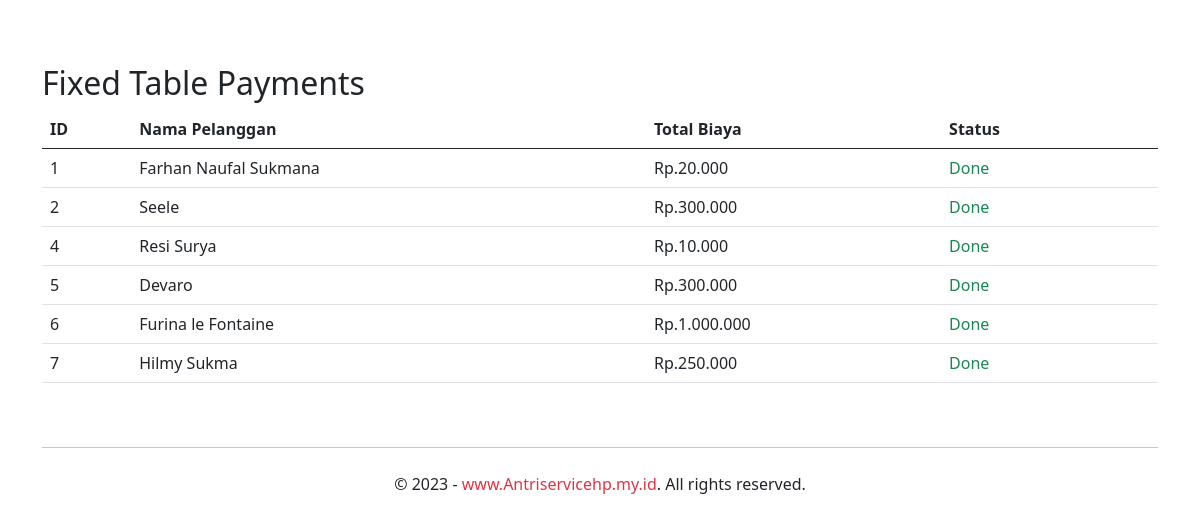
Page /Fixed-table/fixed_service_table.php on the committed database.
### tables this page shows
CREATE TABLE `service_table` (
  `id` int(11) NOT NULL,
  `nomor` varchar(50) NOT NULL,
  `nama` varchar(50) NOT NULL,
  `merek` varchar(50) NOT NULL,
  `tipe` varchar(50) NOT NULL,
  `masalah` varchar(500) NOT NULL,
  `tanggal` date NOT NULL,
  `biaya` varchar(500) NOT NULL,
  `status` varchar(500) NOT NULL
);

### Fixed-table/fixed_service_table.php (the view, shortened to what this page needs)
<html>
<head>
    <link href="https://cdn.jsdelivr.net/npm/bootstrap@5.0.1/dist/css/bootstrap.min.css" rel="stylesheet">
</head>
<body>
    <a href="../Antrian-sistem/index.php" class="btn btn-square btn-turquoise btn-medium"><i class="fas fa-arrow-left"></i></a>
    <div class="container">
        <h2>Fixed Table Payments</h2>
        <table class="table">
            <thead class="thead-dark">
                <tr>
                    <th>ID</th>
                    <th>Nama Pelanggan</th>
                    <th>Total Biaya</th>
                    <th>Status</th>
                    <th></th>
                </tr>
            </thead>
            <tbody>
                <?php
                include "koneksidb.php";
                $sql= "SELECT * FROM service_table";
                $result = mysqli_query($conn, $sql);
                if (mysqli_num_rows($result) > 0) {
                    while ($row = mysqli_fetch_assoc($result)) {
                        $status = $row['status'] ? 'Done' : 'Not Done';
                        $statusClass = $row['status'] ? 'text-success' : 'text-danger';
                        echo "<tr>";
                        echo "<td>" . $row['id'] . "</td>";
                        echo "<td>" . $row['nama'] . "</td>";
                        echo "<td>Rp." . $row['biaya'] . "</td>";
                        echo "<td class='" . $statusClass . "'>" . $status . "</td>";
                        echo "<td>";
                        echo "</td>";
                        echo "</tr>";
                    }
                } else {
                    echo "<tr><td colspan='5'>No payments found.</td></tr>";
                }
                ?>
            </tbody>
        </table>
    </div>
      <footer class="footer mt-auto py-4">
        <div class="container">
          <hr class="my-4">
          <div class="copyright text-center mb-2 mb-md-0">
            &copy; 2023 - <a href="www.Antriservicehp.my.id" target="_blank" class="text-danger text-decoration-none">www.Antriservicehp.my.id</a>. All rights reserved.
          </div>
        </div>
      </footer>
  </body>
</html>

### Fixed-table/fixed_service_table.php (style rules this page uses)
body { padding-top: 50px; }

### rows in the picture
service_table: id "1", nama "Farhan Naufal Sukmana", biaya "20.000", status "Done"
service_table: id "2", nama "Seele", biaya "300.000", status "Done"
service_table: id "4", nama "Resi Surya", biaya "10.000", status "Done"
service_table: id "5", nama "Devaro", biaya "300.000", status "Done"
service_table: id "6", nama "Furina le Fontaine", biaya "1.000.000", status "Done"
service_table: id "7", nama "Hilmy Sukma", biaya "250.000", status "Done"
